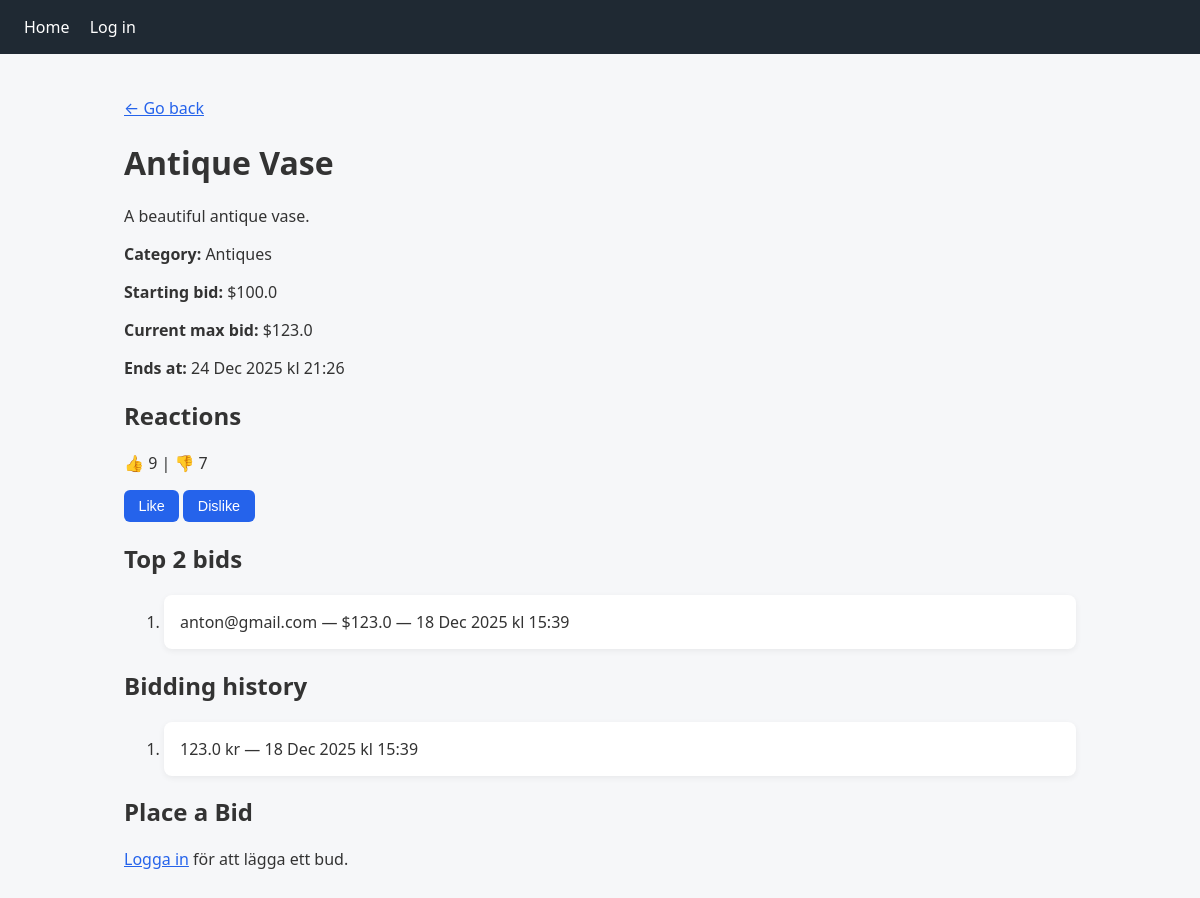
The page /auctions/2 on the database as committed earlier.
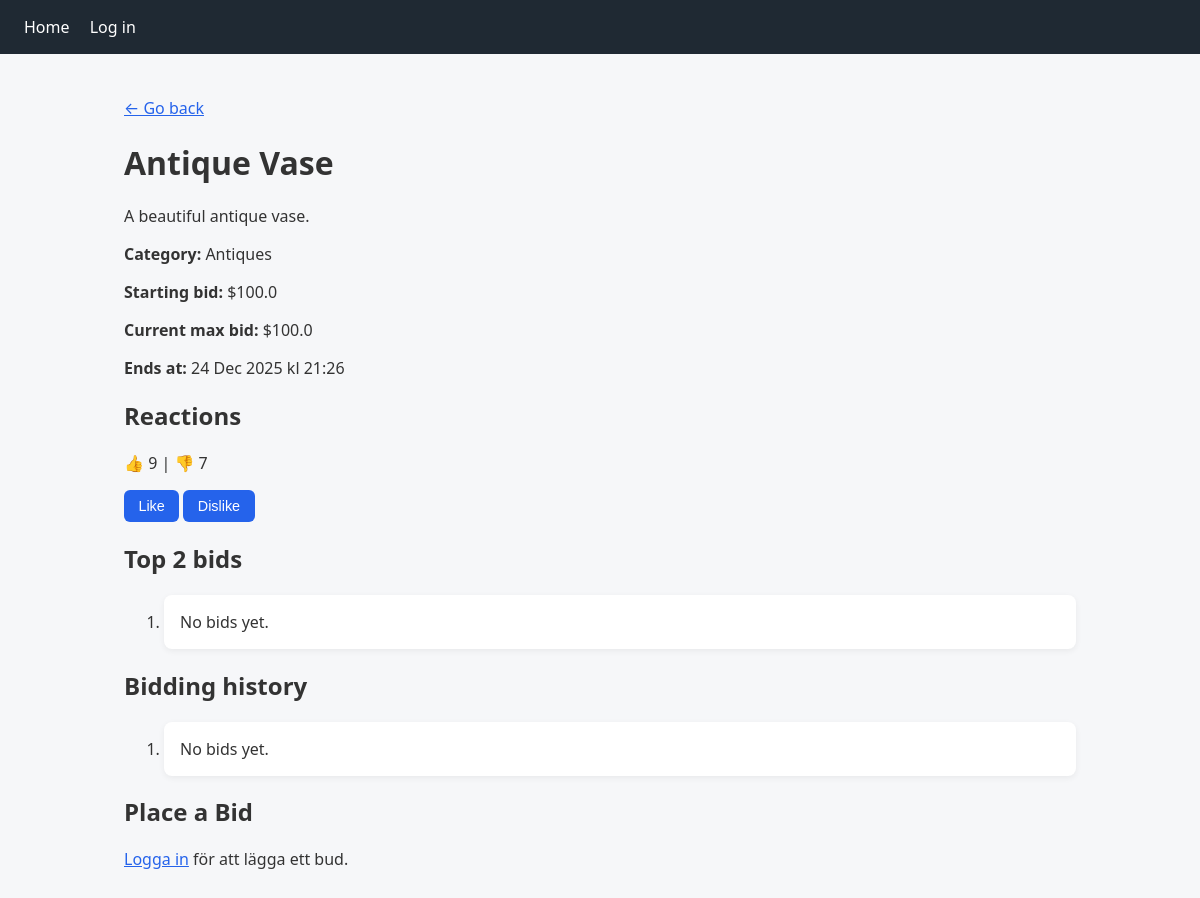
The same page on the database as committed later.
### models/auction.py (models this page shows)
class Auction(db.Model):
    __tablename__ = 'auctions'
    id = db.Column(db.Integer, primary_key=True)
    title = db.Column(db.String(50), unique=True, nullable=False)
    description = db.Column(db.String(10), nullable=False)
    category = db.Column(db.String(20), nullable=False)
    starting_bid = db.Column(db.Float, nullable=False)
    start_at = db.Column(db.DateTime, server_default=db.func.now())
    end_at = db.Column(db.DateTime, nullable=False)
    image_url = db.Column(db.String(200), nullable=True) # URL till bild

### models/bid.py (models this page shows)
class Bid(db.Model):
    __tablename__ = 'bids'
    id = db.Column(db.Integer, primary_key=True)
    auction_id = db.Column(db.Integer, db.ForeignKey('auctions.id'), nullable=False)
    bidder_email = db.Column(db.String(120), db.ForeignKey('users.email'), nullable=False)
    amount = db.Column(db.Float, nullable=False)
    created_at = db.Column(db.DateTime, server_default=db.func.now())

### blueprints/auctions/auctions_routes.py (the view)
@auctions_bp.route('/<int:auction_id>')
def auctions_detail(auction_id):
    auction = auction_repo.get_auction_by_id(auction_id)
    top2 = bid_repo.get_top_2(auction_id)
    history = auction_repo.get_bidding_history(auction_id)
    current_max = top2[0].amount if top2 else auction.starting_bid
    likes = reactions_repo.count(auction_id, kind='like')
    dislikes = reactions_repo.count(auction_id, kind='dislike')
    return render_template('auctions_detail.html', auction=auction, history=history, top2=top2, current_max=current_max, likes=likes, dislikes=dislikes)

### dbrepository/auction_repo.py (called while the page is built)
    def get_auction_by_id(self, auction_id):
        return Auction.query.get_or_404(auction_id)

    def get_bidding_history(self, auction_id):
        return (Bid.query
                .filter_by(auction_id=auction_id)
                .order_by(Bid.created_at.desc())
                .all())

### dbrepository/bid_repo.py (called while the page is built)
    def get_top_2(self, auction_id):
        return Bid.query.filter_by(auction_id=auction_id).order_by(Bid.amount.desc()).limit(2).all()

### dbrepository/reactions_repo.py (called while the page is built)
    def count(self, auction_id, kind):
        return Reaction.query.filter_by(auction_id=auction_id, kind=kind).count()

### blueprints/auctions/templates/auctions_detail.html (shortened to what this page needs)
{% extends "base.html" %}
{% block content %}
    <p><a href="{{ url_for('auctions_bp.auctions_list') }}">← Go back</a></p>
    <h1>{{ auction.title }}</h1>
    <p>{{ auction.description }}</p>
    <p><b>Category:</b> {{ auction.category }}</p>
    <p><b>Starting bid:</b> ${{ auction.starting_bid }}</p>
    <p><b>Current max bid:</b> ${{ current_max }}</p>
    <p><b>Ends at:</b> {{ auction.end_at.strftime("%d %b %Y kl %H:%M") }}</p>
    <h2>Reactions</h2>
  <p>👍 {{ likes }} | 👎 {{ dislikes }}</p>
  <form method="post" action="{{ url_for('auctions_bp.react', auction_id=auction.id) }}">
    <button name="kind" value="like">Like</button>
    <button name="kind" value="dislike">Dislike</button>
  </form>
  <h2>Top 2 bids</h2>
  <ol>
    {% for bid in top2 %}
      <li>{{ bid.bidder_email }} — ${{ bid.amount }} — {{ bid.created_at.strftime("%d %b %Y kl %H:%M") }}</li>
    {% else %}
      <li>No bids yet.</li>
    {% endfor %}
  </ol>
  <h2>Bidding history</h2>
  <ol>
    {% for b in history %}
      <li>{{ b.amount }} kr — {{ b.created_at.strftime("%d %b %Y kl %H:%M") }}</li>
    {% else %}
      <li>No bids yet.</li>
    {% endfor %}
  </ol>
  <h2>Place a Bid</h2>
  {% if current_user.is_authenticated %}
    <form method="post" action="{{ url_for('auctions_bp.place_bid', auction_id=auction.id) }}">
        <input type="radio" name="email_radio_option" value="true" checked> Use my registered email ({{ current_user.email }})
        <input type="radio" name="email_radio_option" value="false"> Use a different email
        <br>
        <label for="bidder_email">Your Email:</label>
        <input type="email" id="bidder_email" name="bidder_email">
        <br>
        <label for="amount">Bid Amount:</label>
        <input type="number" id="amount" name="amount" step="0.01" required>
        <br>
        <button type="submit">Place Bid</button>
    </form>
  {% else %}
    <p><a href="{{ url_for('auth_bp.login') }}">Logga in</a> för att lägga ett bud.</p>
  {% endif %}
{% endblock %}

### templates/base.html (shortened to what this page needs)
<!DOCTYPE html>
<html lang="en">
<head>
  <link rel="stylesheet" href="{{ url_for('static', filename='style.css') }}">
</head>
<body>
  <header>
    <nav>
      <a href="{{ url_for('auctions_bp.auctions_list') }}">Home</a>
      {% if current_user.is_authenticated %}
      <a href="{{ url_for('auth_bp.logout') }}">Log out</a>
      {% else %}
      <a href="{{ url_for('auth_bp.login') }}">Log in</a>
      {% endif %}
    </nav>
  </header>
  <main>
    {% block content %}{% endblock %}
  </main>
</body>
</html>

### Static/style.css (style rules this page uses)
* { box-sizing: border-box; }
body { margin: 0; font-family: system-ui, -apple-system, BlinkMacSystemFont, "Segoe UI", Roboto, Oxygen, Ubuntu, Cantarell, "Open Sans", "Helvetica Neue", sans-serif; background-color: #f6f7f9; color: #333; }
main { max-width: 1000px; margin: 0 auto; padding: 1.5rem; }
header { background: #1f2933; color: white; padding: 1rem 1.5rem; }
header a { color: white; text-decoration: none; margin-right: 1rem; }
li { background: white; padding: 1rem; margin-bottom: 1rem; border-radius: 8px; box-shadow: 0 2px 6px rgba(0,0,0,0.06); }
a { color: #2563eb; }
form { margin: 0.5rem 0; }
button { background: #2563eb; color: white; border: none; padding: 0.5rem 0.9rem; border-radius: 6px; cursor: pointer; font-size: 0.9rem; }

Rows that differ between the two databases and show on the page:
removed Bid: amount "123.0", bidder_email "anton@gmail.com", created_at "18 Dec 2025 kl 15:39"
Other text that changed with them:
{{ current_max }}: "123.0" → "100.0"
text now shown: "No bids yet. No bids yet."
